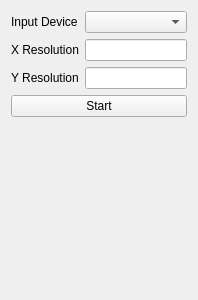
<?xml version="1.0" encoding="UTF-8"?>
<ui version="4.0">
 <class>DeviceControlWidget</class>
 <widget class="QWidget" name="DeviceControlWidget">
  <property name="geometry">
   <rect>
    <x>0</x>
    <y>0</y>
    <width>198</width>
    <height>300</height>
   </rect>
  </property>
  <property name="sizePolicy">
   <sizepolicy hsizetype="Minimum" vsizetype="Preferred">
    <horstretch>0</horstretch>
    <verstretch>0</verstretch>
   </sizepolicy>
  </property>
  <property name="minimumSize">
   <size>
    <width>198</width>
    <height>0</height>
   </size>
  </property>
  <property name="maximumSize">
   <size>
    <width>198</width>
    <height>16777215</height>
   </size>
  </property>
  <property name="windowTitle">
   <string>Form</string>
  </property>
  <layout class="QVBoxLayout" name="verticalLayout">
   <item>
    <layout class="QFormLayout" name="formLayout">
     <item row="2" column="1">
      <widget class="QLineEdit" name="lineEdit_XResolution"/>
     </item>
     <item row="4" column="1">
      <widget class="QLineEdit" name="lineEdit_YResolution"/>
     </item>
     <item row="2" column="0">
      <widget class="QLabel" name="label_3">
       <property name="text">
        <string>X Resolution</string>
       </property>
      </widget>
     </item>
     <item row="4" column="0">
      <widget class="QLabel" name="label_4">
       <property name="text">
        <string>Y Resolution</string>
       </property>
      </widget>
     </item>
     <item row="1" column="1">
      <widget class="QComboBox" name="comboBox_InputDevice"/>
     </item>
     <item row="1" column="0">
      <widget class="QLabel" name="label_5">
       <property name="text">
        <string>Input Device</string>
       </property>
      </widget>
     </item>
    </layout>
   </item>
   <item>
    <widget class="QPushButton" name="pushButton_StartStop">
     <property name="text">
      <string>Start</string>
     </property>
    </widget>
   </item>
   <item>
    <widget class="QLabel" name="label_FPS">
     <property name="text">
      <string/>
     </property>
     <property name="alignment">
      <set>Qt::AlignCenter</set>
     </property>
    </widget>
   </item>
   <item>
    <widget class="QLabel" name="label_frameCount">
     <property name="text">
      <string/>
     </property>
     <property name="alignment">
      <set>Qt::AlignCenter</set>
     </property>
    </widget>
   </item>
   <item>
    <spacer name="verticalSpacer">
     <property name="orientation">
      <enum>Qt::Vertical</enum>
     </property>
     <property name="sizeHint" stdset="0">
      <size>
       <width>20</width>
       <height>40</height>
      </size>
     </property>
    </spacer>
   </item>
  </layout>
 </widget>
 <resources/>
 <connections>
  <connection>
   <sender>pushButton_StartStop</sender>
   <signal>pressed()</signal>
   <receiver>DeviceControlWidget</receiver>
   <slot>startButtonClicked()</slot>
   <hints>
    <hint type="sourcelabel">
     <x>98</x>
     <y>128</y>
    </hint>
    <hint type="destinationlabel">
     <x>98</x>
     <y>149</y>
    </hint>
   </hints>
  </connection>
 </connections>
 <slots>
  <slot>startButtonClicked()</slot>
 </slots>
</ui>
